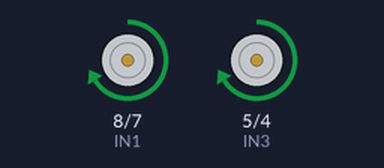
Bench run of a sketch on a simulated Arduino Uno, built with avr-gcc and run on an emulated ATmega328P. Shown: motor-driver pin pairs drawn as motors (green arrow = first pin HIGH = forward, orange = second pin HIGH = backward, longer = more drive, scaled by the enable pin).

Above: at 1.0 s.
At 4.5 s:
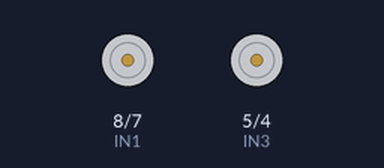
At 19.2 s:
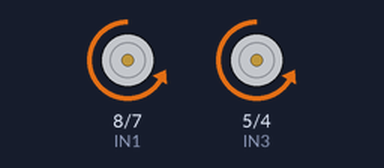
Timing chart, 0 to 21.1 s (numbered marks = the images above):
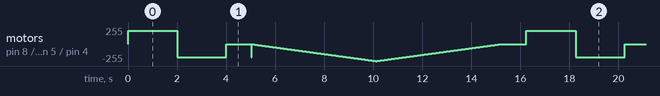

The sketch:

Motor_Control.ino
```cpp
int EN1=9;
int IN1=8;
int IN2=7;

int EN2=3;
int IN3=5;
int IN4=4;
void setup() {
  // put your setup code here, to run once:
  pinMode(EN1,OUTPUT);
  pinMode(IN1,OUTPUT);
  pinMode(IN2,OUTPUT);
  pinMode(EN2,OUTPUT);
  pinMode(IN3,OUTPUT);
  pinMode(IN4,OUTPUT);

}
void demoOne(){
  //Turn on Motor A
  digitalWrite(IN1,HIGH);
  digitalWrite(IN2,LOW);
  //Set speed to 200 out of possible range of 0-255
  analogWrite(EN1,200);
  //Turn on Motor B
  digitalWrite(IN3,HIGH);
  digitalWrite(IN4,LOW);
  //Set speed to 200 out of possible range of 0-255
  analogWrite(EN2,200);

  delay(2000);

  // Change motor directions
  digitalWrite(IN1,LOW);
  digitalWrite(IN2,HIGH);
  digitalWrite(IN3,LOW);
  digitalWrite(IN4,HIGH);

  delay(2000);

  digitalWrite(IN1,LOW);
  digitalWrite(IN2,LOW);
  digitalWrite(IN3,LOW);
  digitalWrite(IN4,LOW);
}
void demoTwo(){
  //Function run the motors across a range of possible speeds.
  //Turn on motors
  digitalWrite(IN1,LOW);
  digitalWrite(IN2,HIGH);
  digitalWrite(IN3,LOW);
  digitalWrite(IN4,HIGH);

  //Accelerate from zero to maximum speed
  for(int i=0;i<256;i++){
    analogWrite(EN1,i);
    analogWrite(EN2,i);
    delay(20);
  }
  //Decelerating
    for(int i=255;i>=0;--i){
    analogWrite(EN1,i);
    analogWrite(EN2,i);
    delay(20);
}
//turn off the motors
  digitalWrite(IN1,LOW);
  digitalWrite(IN2,LOW);
  digitalWrite(IN3,LOW);
  digitalWrite(IN4,LOW);
}
void loop() {
  // put your main code here, to run repeatedly:
  demoOne();
  delay(1000);

  demoTwo();
  delay(1000);
}
```
